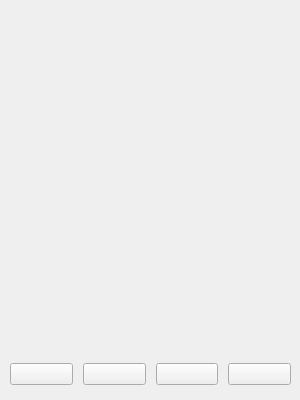
<?xml version="1.0" encoding="UTF-8"?>
<ui version="4.0">
 <class>ThresholdWindow</class>
 <widget class="QWidget" name="ThresholdWindow">
  <property name="geometry">
   <rect>
    <x>0</x>
    <y>0</y>
    <width>300</width>
    <height>400</height>
   </rect>
  </property>
  <property name="windowTitle">
   <string>ThresholdWindow</string>
  </property>
  <widget class="QWidget" name="horizontalLayoutWidget">
   <property name="geometry">
    <rect>
     <x>0</x>
     <y>349</y>
     <width>301</width>
     <height>51</height>
    </rect>
   </property>
   <layout class="QHBoxLayout" name="button_layout">
    <property name="spacing">
     <number>10</number>
    </property>
    <property name="leftMargin">
     <number>10</number>
    </property>
    <property name="rightMargin">
     <number>10</number>
    </property>
    <item>
     <widget class="QPushButton" name="addSlider">
      <property name="text">
       <string/>
      </property>
     </widget>
    </item>
    <item>
     <widget class="QPushButton" name="deleteSlider">
      <property name="text">
       <string/>
      </property>
     </widget>
    </item>
    <item>
     <widget class="QPushButton" name="undo">
      <property name="text">
       <string/>
      </property>
     </widget>
    </item>
    <item>
     <widget class="QPushButton" name="sentData">
      <property name="text">
       <string/>
      </property>
     </widget>
    </item>
   </layout>
  </widget>
  <widget class="QWidget" name="gridLayoutWidget">
   <property name="geometry">
    <rect>
     <x>-1</x>
     <y>-1</y>
     <width>301</width>
     <height>351</height>
    </rect>
   </property>
   <layout class="QGridLayout" name="top_layout">
    <property name="leftMargin">
     <number>20</number>
    </property>
    <property name="rightMargin">
     <number>20</number>
    </property>
    <property name="spacing">
     <number>20</number>
    </property>
   </layout>
  </widget>
 </widget>
 <layoutdefault spacing="6" margin="11"/>
 <resources/>
 <connections>
  <connection>
   <sender>addSlider</sender>
   <signal>clicked()</signal>
   <receiver>ThresholdWindow</receiver>
   <slot>add()</slot>
   <hints>
    <hint type="sourcelabel">
     <x>56</x>
     <y>377</y>
    </hint>
    <hint type="destinationlabel">
     <x>55</x>
     <y>415</y>
    </hint>
   </hints>
  </connection>
  <connection>
   <sender>deleteSlider</sender>
   <signal>clicked()</signal>
   <receiver>ThresholdWindow</receiver>
   <slot>eliminate()</slot>
   <hints>
    <hint type="sourcelabel">
     <x>183</x>
     <y>380</y>
    </hint>
    <hint type="destinationlabel">
     <x>261</x>
     <y>444</y>
    </hint>
   </hints>
  </connection>
 </connections>
 <slots>
  <signal>sentThresholds()</signal>
  <slot>add()</slot>
  <slot>eliminate()</slot>
 </slots>
</ui>
